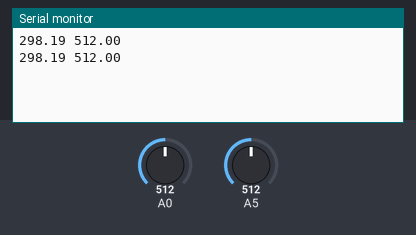
Bench run of a sketch on a simulated Arduino Uno, built with avr-gcc and run on an emulated ATmega328P. Shown: the last lines printed to the serial monitor. The test bench sets the inputs (shaded band); at power-on: A0 = 512, A5 = 512.

Above: at 1.8 s.
1.9 s: A0 set to 716
At 2.8 s:
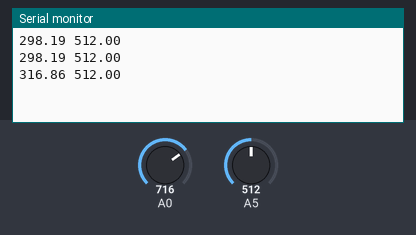
3.4 s: A5 set to 716
At 4.5 s:
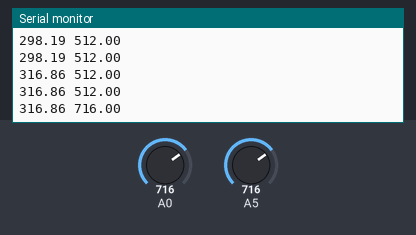
4.9 s: A0 set to 900
At 5.8 s:
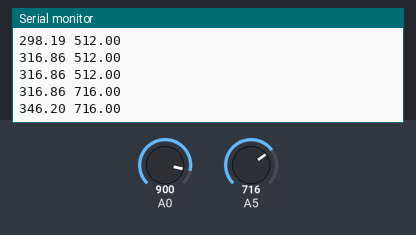
6.4 s: A5 set to 900
At 7.8 s:
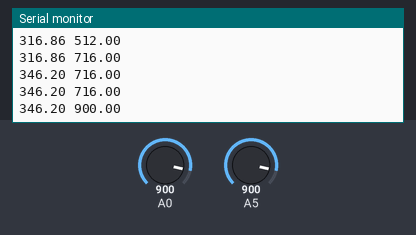
Timing chart, 0 to 8.9 s (numbered marks = the images above; inputs shaded):
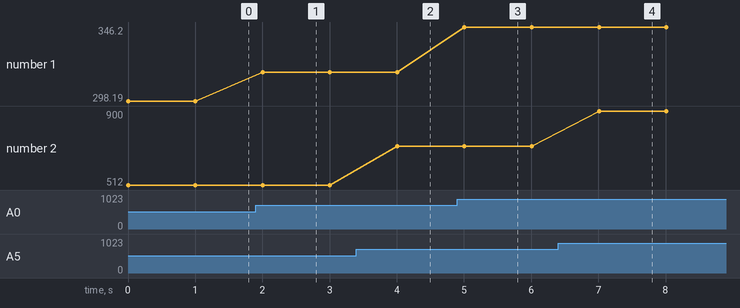

The sketch:

Thermistor_Calibration.ino
```cpp
/* Author:      vojoel
 * Date:        29 Nov 2021
 * Description: Program to measure temperature with temperature sensor and
 *              output voltage drop over of thermistor (convert to T with Python
 *              after calibrating B-constant)
 */

#include <math.h>

// Used for sensor
const float R0 = 100000;  // Resistance at T0 (in Ohm)
const float B = 4275;     // B-value in [4250K, 4299K]
const float T0 = 298.15;   // Room temperature 25°C
float T;
float R;
float V_meas;

// Used for thermistor calculations in Python
float V_therm;

int duty = 16;

void setup()
{
    Serial.begin(9600);
    pinMode(5, INPUT);
}

void loop()
{
    V_meas=analogRead(0);
    V_therm=analogRead(5);

    // Make Calculations (here we don't yet have confusion with R1,R2 from eqs. 7-9, i.e. we measure "R" and "R0" is set internally)
    R = (1023/V_meas - 1)*R0;
    T = 1/(log(R/R0)/B + 1/T0);

    // Print temperature
    Serial.print(T);
    Serial.print(" ");
    Serial.println(V_therm);

    // Wait 1s
    delay(1000);
}
```

Measured:
- after the input at 1.9 s, the serial monitor: prints a new line after 0.10 s (image 1)
- after the input at 3.4 s, the serial monitor: prints a new line after 0.61 s (image 2)
- after the input at 4.9 s, the serial monitor: prints a new line after 0.11 s (image 3)
- after the input at 6.4 s, the serial monitor: prints a new line after 0.61 s (image 4)
- plotted number 1: 298.19 → 316.86 after the input at 1.9 s, 316.86 → 346.2 after the input at 4.9 s
- plotted number 2: 512 → 716 after the input at 3.4 s, 716 → 900 after the input at 6.4 s
